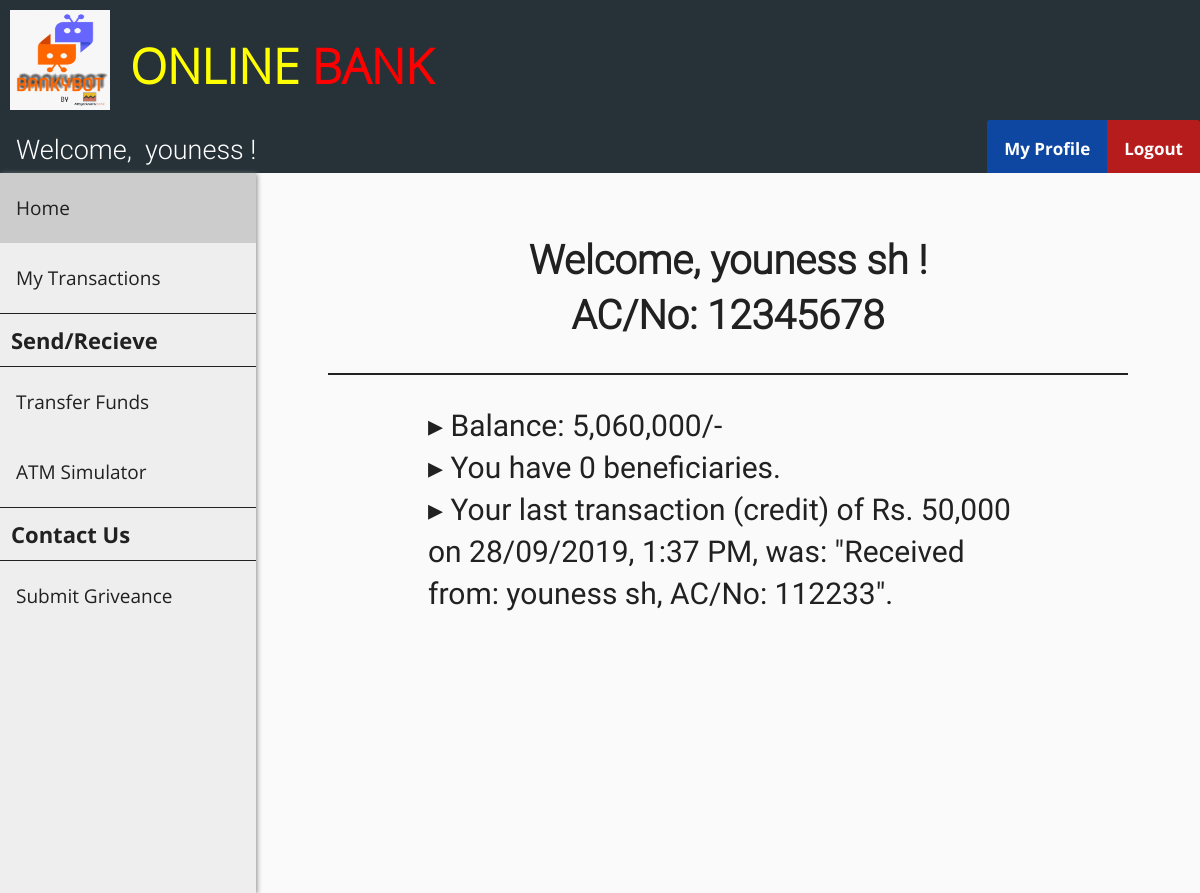
Screenshot of /customer_home.php (signed in) with the database file from the repository.
### tables this page shows
CREATE TABLE `customer` (
  `cust_id` int(11) NOT NULL,
  `first_name` varchar(30) DEFAULT NULL,
  `last_name` varchar(30) DEFAULT NULL,
  `gender` varchar(10) DEFAULT NULL,
  `dob` date DEFAULT NULL,
  `aadhar_no` int(11) DEFAULT NULL,
  `email` varchar(30) DEFAULT NULL,
  `phone_no` varchar(20) DEFAULT NULL,
  `address` varchar(255) DEFAULT NULL,
  `branch` varchar(30) DEFAULT NULL,
  `account_no` int(11) DEFAULT NULL,
  `pin` int(4) DEFAULT NULL,
  `uname` varchar(30) DEFAULT NULL,
  `pwd` varchar(30) DEFAULT NULL
);

CREATE TABLE `passbook1` (
  `trans_id` int(11) NOT NULL,
  `trans_date` datetime DEFAULT NULL,
  `remarks` varchar(255) DEFAULT NULL,
  `debit` int(11) DEFAULT NULL,
  `credit` int(11) DEFAULT NULL,
  `balance` int(11) DEFAULT NULL
);

### customer_home.php (the view, shortened to what this page needs)
<?php
    include "header.php";
    include "customer_navbar.php";
    include "customer_sidebar.php";
    $id = $_SESSION['loggedIn_cust_id'];
    $sql0 = "SELECT * FROM customer WHERE cust_id=".$id;
    $result0 = $conn->query($sql0);
    $row0 = $result0->fetch_assoc();
    $sql1 = "SELECT * FROM passbook".$id." WHERE trans_id=(
                    SELECT MAX(trans_id) FROM passbook".$id.")";
    $result1 = $conn->query($sql1);
    $row1 = $result1->fetch_assoc();
    if ($row1["debit"] == 0) {
        $transaction = $row1["credit"];
        $type = "credit";
    }
    else {
        $transaction = $row1["debit"];
        $type = "debit";
    }
    $time = strtotime($row1["trans_date"]);
    $sanitized_time = date("d/m/Y, g:i A", $time);
    $sql2 = "SELECT COUNT(*) FROM beneficiary".$id;
    $result2 = $conn->query($sql2);
    $row2 = $result2->fetch_assoc();
?>
<!DOCTYPE html>
<html>
<head>
    <link rel="stylesheet" href="admin_home_style.css">
</head>
<body>
    <div class="flex-container">
        <div class="flex-item">
            <h1 id="customer">
                Welcome, <?php echo $row0["first_name"] ?>&nbsp<?php echo $row0["last_name"] ?>&nbsp!
                <br>AC/No: <?php echo $row0["account_no"]; ?>
            </h1>
            <p id="customer">
                &#9656 Balance: <?php echo number_format($row1["balance"]); ?>/-
                <br>&#9656 You have <?php echo $row2["COUNT(*)"]; ?> beneficiaries.
                <br>&#9656 Your last transaction (<?php echo $type; ?>) of&nbspRs.&nbsp<?php
                echo number_format($transaction); ?><br>
                on <?php echo $sanitized_time; ?>, was: "<?php echo $row1["remarks"]; ?>".
            </p>
        </div>
    </div>
</body>
</html>
<?php include "easter_egg.php"; ?>

### customer_navbar.php (shortened to what this page needs)
<?php
    include "connect.php";
    if (isset($_SESSION['loggedIn_cust_id'])) {
        $sql0 = "SELECT * FROM customer WHERE cust_id=".$_SESSION['loggedIn_cust_id'];
        $result = $conn->query($sql0);
        $row = $result->fetch_assoc();
    }
?>
<!DOCTYPE html>
<html>
<head>
    <link rel="stylesheet" href="user_navbar_style.css">
</head>
<body>
    <div class="nav-wrapper">
        <div class="topnav" id="theTopNav">
            <a id="user">Welcome, &nbsp<?php echo $row["first_name"]; ?> !</a>
            <a id="logout" href="./logout_action.php" onclick="return confirm('Are you sure?')">Logout</a>
            <a id="profile" href="./customer_profile.php">My Profile</a>
        </div>
    </div>
</body>
</html>

### header_style.css (style rules this page uses)
body { margin: 0; padding: 0; background-color: #FAFAFA; }
h1 { font-family: OpenSans-Light; color: white; font-size: 3rem; line-height: 3rem; margin-top: calc((1.5rem - 2rem) + 2.5rem); margin-bottom: 1.5rem; }

### user_navbar_style.css (style rules this page uses)
.nav-wrapper { height: 53px; background: #333; }
.nav-wrapper .topnav { background-color: #263238; overflow: hidden; height: 53px; }
.topnav a[id="user"] { float: left; display: block; color: white; text-align: center; padding: 14px 16px; text-decoration: none; font-size: 27px; font-family: Roboto-Light; }
.topnav a[id="profile"] { float: right; display: block; color: white; text-align: center; padding: 17px 17px; text-decoration: none; font-size: 17px; font-family: OpenSans-Bold; background-color: #0D47A1; border-top-left-radius: 3px; }
.topnav a[id="logout"] { float: right; display: block; color: white; text-align: center; padding: 17px 17px; text-decoration: none; font-size: 17px; font-family: OpenSans-Bold; background-color: #b71c1c; border-top-right-radius: 3px; }

### admin_home_style.css (style rules this page uses)
.flex-container { display: -webkit-flex; display: flex; -webkit-flex-direction: column; flex-direction: column; margin-left: 256px; width: auto; height: auto; -webkit-flex-wrap: wrap; flex-wrap: wrap; }
.flex-item { width: auto; height: auto; margin: 10px; margin-left: auto; margin-right: auto; }
h1[id="customer"] { margin: 20px; line-height: normal; font-family: Roboto-Light; font-size: 40px; text-align: center; color: #212121; line-height: 55px; border-bottom: 2px solid #212121; padding: 30px 100px; }
p[id="customer"] { max-width: 600px; margin: 20px; font-size: 30px; font-family: Roboto-Regular; color: #212121; line-height: 42px; padding: 10px 100px; }

### rows the page displays
customer: first_name "youness", last_name "sh", account_no "12345678"
passbook1: balance "5,060,000", debit "credit", credit "50,000", trans_date "28/09/2019, 1:37 PM", remarks "Received from: youness sh, AC/No: 112233"

### other values shown
$row2["COUNT(*)"] "0"
